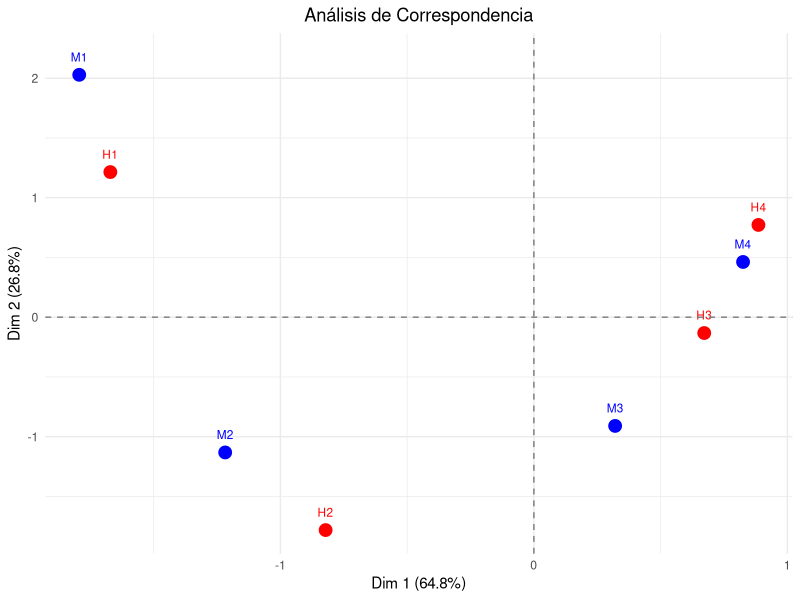

R code for this plot:
library("ca")
library(ggplot2)


tabla <- matrix(c(10,0,0,0,
                  7,12,0,0,
                  0,5,15,0,
                  0,0,23,19), nrow=4, byrow=TRUE)

chisq.test(tabla)
ancor <- ca(tabla, nd=2)

row_cord <- ancor$rowcoord
col_cord <- ancor$colcoord

row_names <- c("M1", "M2", "M3", "M4")
col_names <- c("H1", "H2", "H3", "H4")


df_rows <- data.frame(
  Dim1 = row_cord[, 1],
  Dim2 = row_cord[, 2],
  Label = row_names,
  Type = "Filas (Mujer)"
)

df_cols <- data.frame(
  Dim1 = col_cord[, 1],
  Dim2 = col_cord[, 2],
  Label = col_names,
  Type = "Columnas (Hombre)"
)

plot_data <- rbind(df_rows, df_cols)

ca_plot_ggplot <- ggplot(plot_data, aes(x = Dim1, y = Dim2, color = Type, shape = Type)) +
  geom_point(size = 4) +
  geom_text(aes(label = Label), nudge_y = 0.15, size = 3, show.legend = FALSE) +
  geom_hline(yintercept = 0, linetype = "dashed", color = "grey50") +
  geom_vline(xintercept = 0, linetype = "dashed", color = "grey50") +
  scale_color_manual(values = c("Filas (Mujer)" = "blue", "Columnas (Hombre)" = "red")) +
  scale_shape_manual(values = c("Filas (Mujer)" = 19, "Columnas (Hombre)" = 19)) +
  labs(
    x = paste0("Dim 1 (64.8%)"),
    y = paste0("Dim 2 (26.8%)"),
    title = "Análisis de Correspondencia",
    color = "Tipo",
    shape = "Tipo"
  ) +
  theme_minimal(base_size = 11) +
  theme(
    plot.title = element_text(hjust = 0.5),
    legend.position = "none"
  )

print(ca_plot_ggplot)
